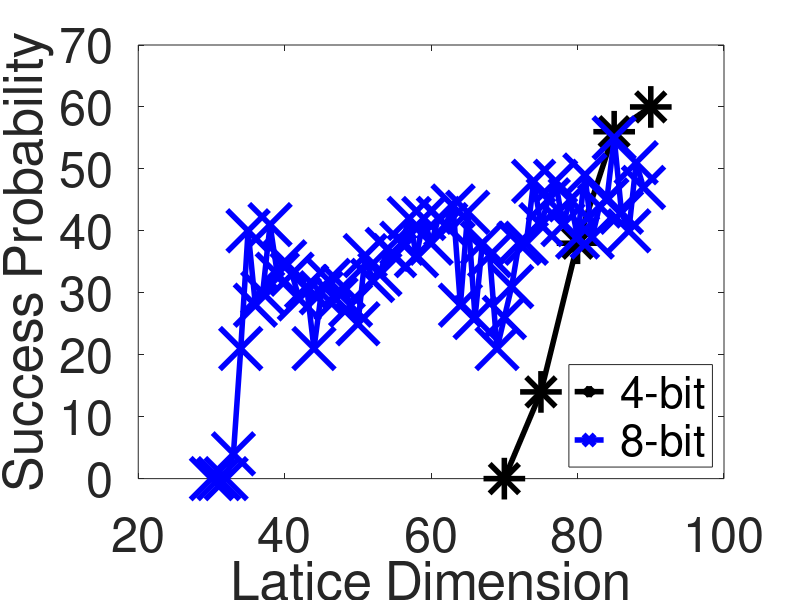

The MATLAB source for this figure:
clc 
clear all

t8   = [30,31,32,33,34,35,36,37,38,39,40,41,42,43,44,45,46,47,48,49,50,51,52,53,54,55,56,57,58,59,60,61,62,63,64,65,...
        66, 67, 68, 69, 70, 71, 72, 73, 74, 75, 76, 77, 78, 79, 80, 81, 82, 83, 84, 85, 86, 87, 88, 89];

bit8 = [ 0, 0, 0, 4,21,40,28,30,41,33,35,33,29,31,21,30,32,29,31,28,25,36,32,33,37,36,38,42,36,42,38,42,41,44,28,43,...
        26, 38, 36, 21, 26, 31, 38, 38, 48, 41, 45, 48, 41, 45, 39, 49, 39, 44, 45, 55, 43, 40, 51, 47];



t4   = [70, 75, 80, 85, 90];
bit4 = [ 0, 14, 38, 56, 60];



plot(t4, bit4, '*-k', 'LineWidth', 4, 'MarkerSize', 30);
hold on 
plot(t8, bit8, 'x-b', 'LineWidth', 4, 'MarkerSize', 30);
hold on

legend(' 4-bit', ' 8-bit' ,'Location', 'southeast', 'FontSize', 40);

ylim([0 70])
xlim([20 100])
xlabel('Latice Dimension')
ylabel('Success Probability')
set(gca,'FontSize',35)